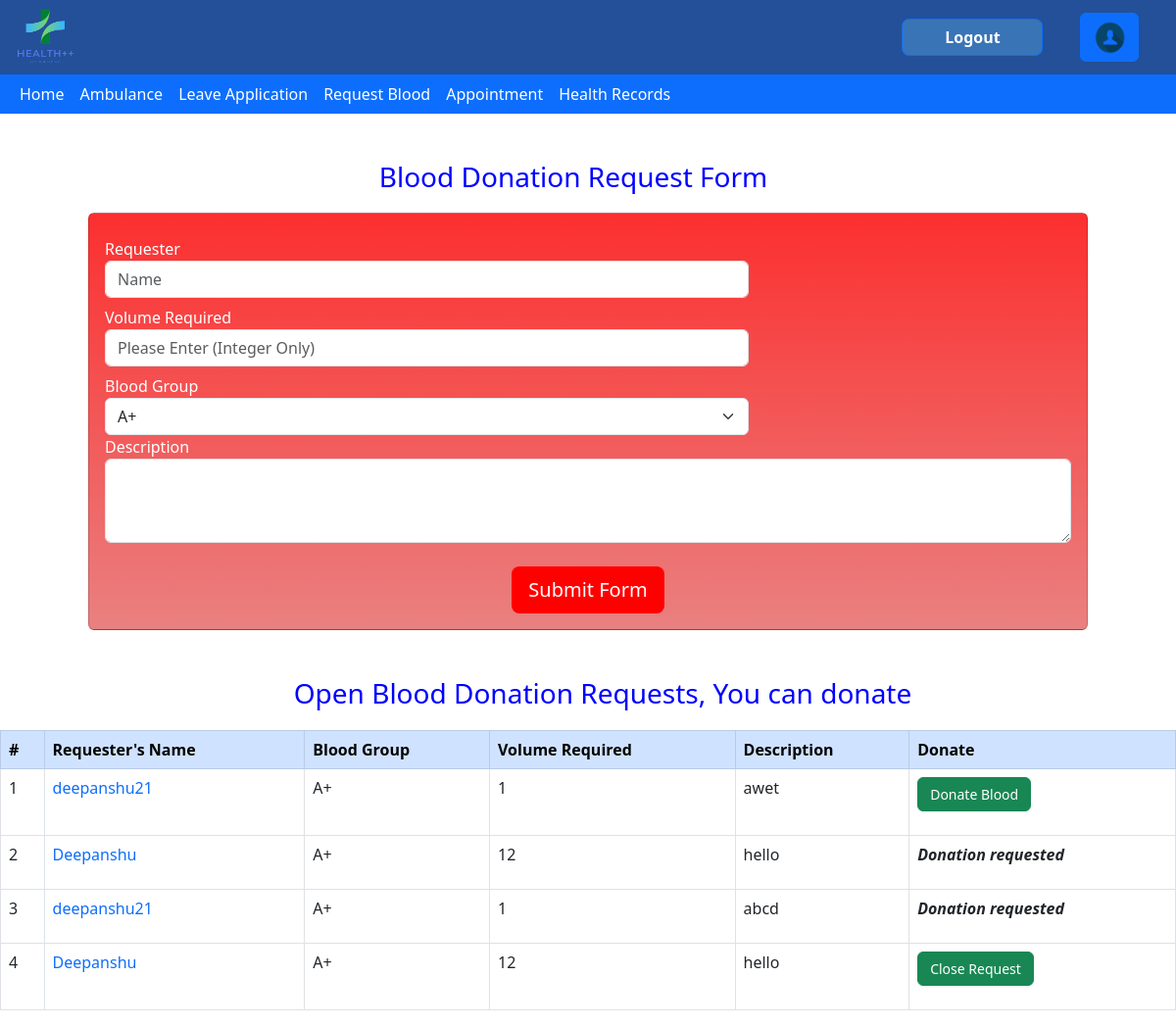
The app's page /blood_donate/ (signed in), older data.
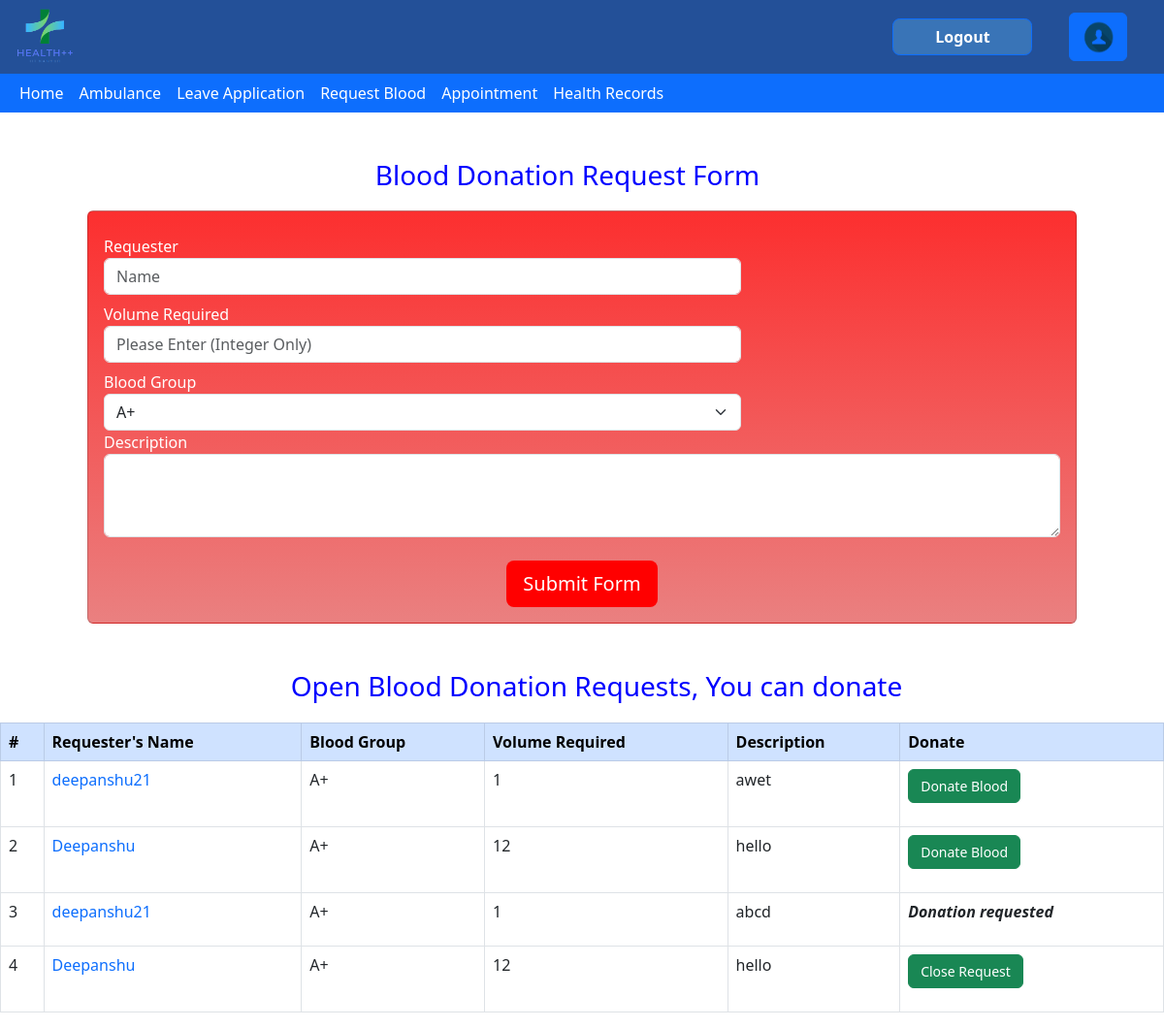
The same page, newer data.
### blood_donate/models.py (models this page shows, shortened)
class Bloodrequest(models.Model):
    name = models.CharField(max_length=60)
    volume = models.IntegerField()
    blood_group = models.CharField(max_length=3)
    description = models.CharField(max_length=150)
    user = models.ForeignKey(User, null = True,on_delete=models.CASCADE)
    status = models.BooleanField()
    Donator = models.OneToOneField(donator,null=True,on_delete=models.CASCADE)

### blood_donate/views.py (the view)
# urls.py: path("",views.index,name="index"),
@login_required
def index(request):
    bg=Account.objects.get(user=request.user).BloodG
    if bg =='A+':
        return render(request,"blood_donate/Home.html",{"rows":Bloodrequest.objects.filter(status=True,blood_group=bg )|Bloodrequest.objects.filter(status=True,blood_group='AB+' ),"flag":0})
    elif bg =='O+':
        return render(request,"blood_donate/Home.html",{"rows":Bloodrequest.objects.filter(status=True,blood_group=bg )|Bloodrequest.objects.filter(status=True,blood_group='AB+' )|Bloodrequest.objects.filter(status=True,blood_group='B+')|Bloodrequest.objects.filter(status=True,blood_group='A+'),"flag":0})
    elif bg =='B+':
        return render(request,"blood_donate/Home.html",{"rows":Bloodrequest.objects.filter(status=True,blood_group=bg )|Bloodrequest.objects.filter(status=True,blood_group='AB+' ),"flag":0})
    elif bg =='AB+':
        return render(request,"blood_donate/Home.html",{"rows":Bloodrequest.objects.filter(status=True,blood_group=bg ),"flag":0})
    elif bg =='A-':
        return render(request,"blood_donate/Home.html",{"rows":Bloodrequest.objects.filter(status=True,blood_group=bg )|Bloodrequest.objects.filter(status=True,blood_group='AB+' )|Bloodrequest.objects.filter(status=True,blood_group='AB-' )|Bloodrequest.objects.filter(status=True,blood_group='A+'),"flag":0})
    elif bg =='O-':
        return render(request,"blood_donate/Home.html",{"rows":Bloodrequest.objects.filter(status=True),"flag":0})
    elif bg =='B-':
        return render(request,"blood_donate/Home.html",{"rows":Bloodrequest.objects.filter(status=True,blood_group=bg )|Bloodrequest.objects.filter(status=True,blood_group='AB+' )|Bloodrequest.objects.filter(status=True,blood_group='AB-' )|Bloodrequest.objects.filter(status=True,blood_group='B+'),"flag":0})
    else:
        return render(request,"blood_donate/Home.html",{"rows":Bloodrequest.objects.filter(status=True,blood_group=bg)|Bloodrequest.objects.filter(status=True,blood_group='AB+' ),"flag":0})

### blood_donate/templates/blood_donate/Home.html (shortened to what the changed rows need)
{% extends 'health/base.html' %}
{% load static%}
{%block content%}
<!DOCTYPE html>
<html>
    <head>
        <link href="https://cdn.jsdelivr.net/npm/bootstrap@5.3.0-alpha1/dist/css/bootstrap.min.css" rel="stylesheet">
    </head>
    <body>
        <div>
            <div class="mt-5">
                <div class="table-responsive">
                    <table class="table table-bordered table-hover">
                        <thead class="table-primary">
                            <tr>
                                <th scope="col">#</th>
                                <th scope="col">Requester's Name </th>
                                <th scope="col">Blood Group </th>
                                <th scope="col">Volume Required</th>
                                <th scope="col">Description</th>
                                <th scope="col">Donate</th>
                            </tr>
                        </thead>
                        <tbody>
                            {% for r in rows %}
                            <tr>
                                <td className="font-weight-bold" >{{ forloop.counter }}</td>
                                <td class="text-primary">{{r.name}}</td>
                                <td >{{r.blood_group}}</td>
                                <td > {{r.volume}}</td>
                                <td ><p>{{r.description}}</p></td>
                                <td>
                                    {% if user.account.role == 'Receptionist' %}
                                    <form method="post" action="{% url 'closeRequest' %}">
                                        {% csrf_token %}
                                        <button type="submit" class="btn btn-success" style="font-size: 14;" name="Reqid" value="{{r.id}}">Close Request</button>
                                    </form>
                                    {% else %}
                                    {% if user == r.user %}
                                    <form method="get" action="{% url 'closeRequest' %}">
                                        {% csrf_token %}
                                        <button type="submit" class="btn btn-success" style="font-size: 14;" name="Reqid" value="{{r.id}}">Close Request</button>
                                    </form>
                                    {% else %}
                                    <form method="post" action="{% url 'donate' %}">
                                            {% if user.account.CCID == r.Donator.CCID %}
                                            <strong><em>Donation requested</em></strong>
                                            {%else%}
                                            <button type="submit" class="btn btn-success" style="font-size: 14;" name="Reqid" value="{{r.id}}">Donate Blood</button>
                                            {%endif%}
                                    </form>
                                    {% endif %}
                                    {% endif %}
                                </td>
                            </tr>
                            {% endfor %}
                        </tbody>
                    </table>
                </div>
            </div>
        </div>
    </body>
</html>
{% endblock %}

Row changes from the older to the newer data that the page shows:
changed Bloodrequest (number 2 of 4 on the later page): Donator_id "Donation requested" → "Donate Blood"
